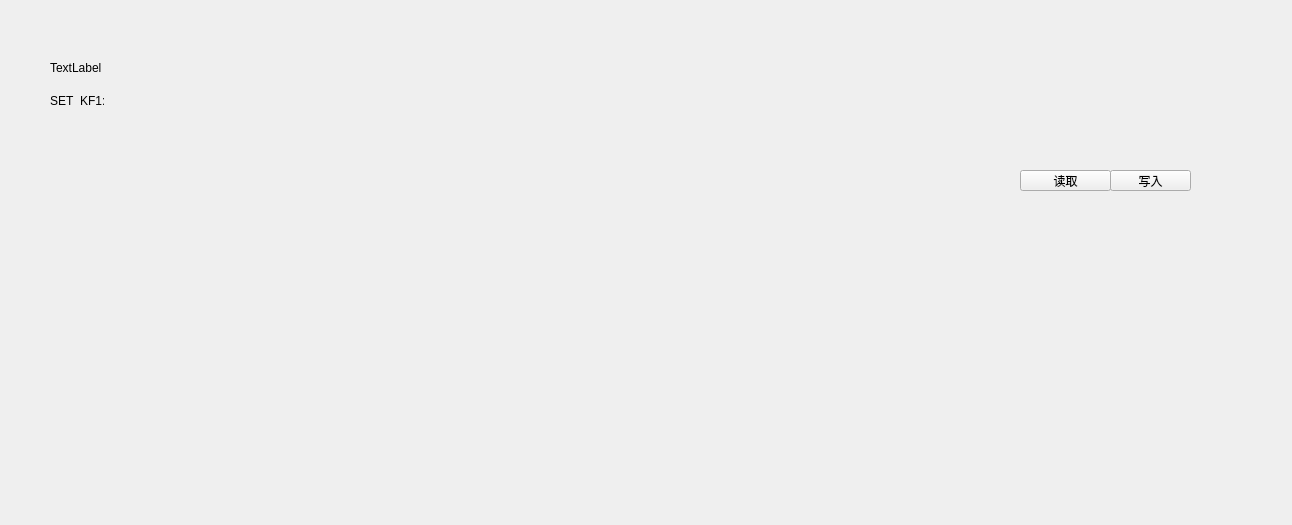
<?xml version="1.0" encoding="UTF-8"?>
<ui version="4.0">
 <class>Dialog_fmdata</class>
 <widget class="QDialog" name="Dialog_fmdata">
  <property name="geometry">
   <rect>
    <x>0</x>
    <y>0</y>
    <width>1292</width>
    <height>525</height>
   </rect>
  </property>
  <property name="windowTitle">
   <string>Dialog</string>
  </property>
  <widget class="QLabel" name="label">
   <property name="geometry">
    <rect>
     <x>50</x>
     <y>95</y>
     <width>54</width>
     <height>12</height>
    </rect>
   </property>
   <property name="text">
    <string>SET_KF1:</string>
   </property>
  </widget>
  <widget class="QLabel" name="label_fmName">
   <property name="geometry">
    <rect>
     <x>50</x>
     <y>60</y>
     <width>271</width>
     <height>16</height>
    </rect>
   </property>
   <property name="text">
    <string>TextLabel</string>
   </property>
  </widget>
  <widget class="QToolButton" name="tbnWrite">
   <property name="geometry">
    <rect>
     <x>1110</x>
     <y>170</y>
     <width>81</width>
     <height>21</height>
    </rect>
   </property>
   <property name="text">
    <string>写入</string>
   </property>
  </widget>
  <widget class="QToolButton" name="tbnRead">
   <property name="geometry">
    <rect>
     <x>1020</x>
     <y>170</y>
     <width>91</width>
     <height>21</height>
    </rect>
   </property>
   <property name="text">
    <string>读取</string>
   </property>
  </widget>
 </widget>
 <resources/>
 <connections/>
</ui>
